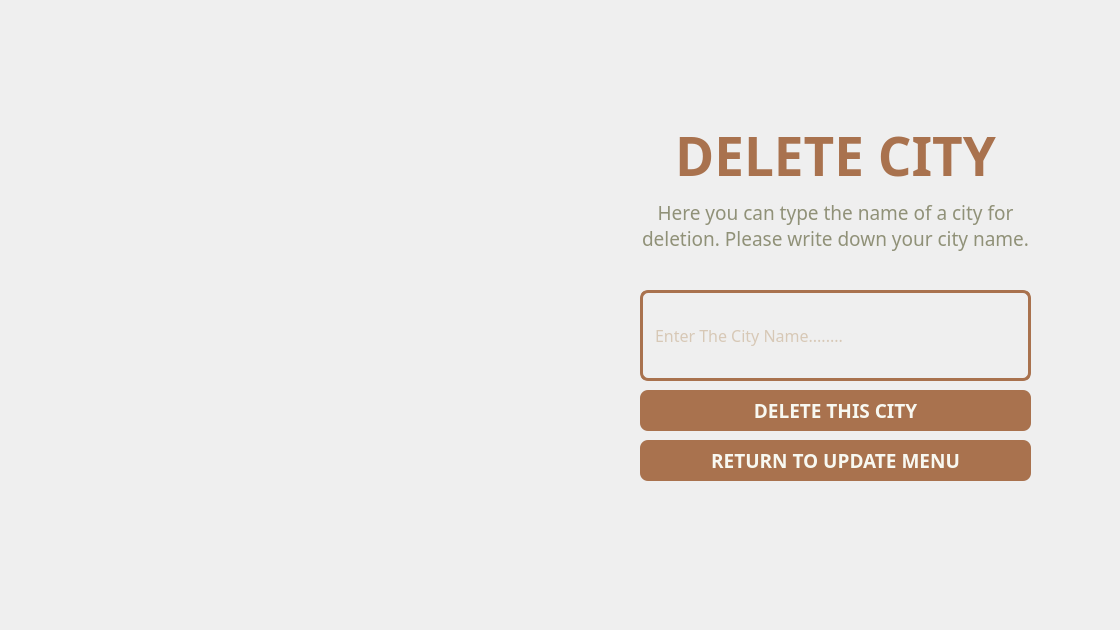
<?xml version="1.0" encoding="UTF-8"?>
<ui version="4.0">
 <class>delete_city</class>
 <widget class="QWidget" name="delete_city">
  <property name="geometry">
   <rect>
    <x>0</x>
    <y>0</y>
    <width>1120</width>
    <height>630</height>
   </rect>
  </property>
  <property name="minimumSize">
   <size>
    <width>1120</width>
    <height>630</height>
   </size>
  </property>
  <property name="maximumSize">
   <size>
    <width>1120</width>
    <height>630</height>
   </size>
  </property>
  <property name="windowTitle">
   <string>Mini Wasalni | Delete City</string>
  </property>
  <widget class="QLabel" name="deleteCITY_header">
   <property name="geometry">
    <rect>
     <x>650</x>
     <y>90</y>
     <width>371</width>
     <height>131</height>
    </rect>
   </property>
   <property name="font">
    <font>
     <family>Dosis</family>
     <pointsize>40</pointsize>
     <bold>true</bold>
    </font>
   </property>
   <property name="styleSheet">
    <string notr="true">QLabel {
		color: #A9724E;
}</string>
   </property>
   <property name="text">
    <string>DELETE CITY</string>
   </property>
   <property name="alignment">
    <set>Qt::AlignCenter</set>
   </property>
  </widget>
  <widget class="QPushButton" name="deleteCITY_deleteButton">
   <property name="geometry">
    <rect>
     <x>640</x>
     <y>390</y>
     <width>391</width>
     <height>41</height>
    </rect>
   </property>
   <property name="maximumSize">
    <size>
     <width>500</width>
     <height>100</height>
    </size>
   </property>
   <property name="font">
    <font>
     <family>Dosis</family>
     <pointsize>14</pointsize>
     <bold>true</bold>
    </font>
   </property>
   <property name="styleSheet">
    <string notr="true">QPushButton {
		color: #F8F8F1;
		background-color: #A9724E;
		border: none;
		border-radius: 8px;
}

QPushButton:hover {
		color: #F8F8F1;
		background-color: #BFA17E;
		border: none;
		border-radius:8px;
}

QPushButton:pressed {
		color: #F8F8F1;
		background-color: #BFA17E;
		border: none;
        border-radius: 8px;
}</string>
   </property>
   <property name="text">
    <string>DELETE THIS CITY</string>
   </property>
  </widget>
  <widget class="QPushButton" name="Returntoupdate_deleteCITY">
   <property name="geometry">
    <rect>
     <x>640</x>
     <y>440</y>
     <width>391</width>
     <height>41</height>
    </rect>
   </property>
   <property name="maximumSize">
    <size>
     <width>500</width>
     <height>100</height>
    </size>
   </property>
   <property name="font">
    <font>
     <family>Dosis</family>
     <pointsize>14</pointsize>
     <bold>true</bold>
    </font>
   </property>
   <property name="styleSheet">
    <string notr="true">QPushButton {
		color: #F8F8F1;
		background-color: #A9724E;
		border: none;
		border-radius: 8px;
}

QPushButton:hover {
		color: #F8F8F1;
		background-color: #BFA17E;
		border: none;
		border-radius:8px;
}

QPushButton:pressed {
		color: #F8F8F1;
		background-color: #BFA17E;
		border: none;
        border-radius: 8px;
}</string>
   </property>
   <property name="text">
    <string>RETURN TO UPDATE MENU</string>
   </property>
  </widget>
  <widget class="QLabel" name="deleteCITY_label">
   <property name="geometry">
    <rect>
     <x>630</x>
     <y>150</y>
     <width>411</width>
     <height>151</height>
    </rect>
   </property>
   <property name="font">
    <font>
     <family>Dosis</family>
     <pointsize>14</pointsize>
    </font>
   </property>
   <property name="styleSheet">
    <string notr="true">QLabel {
		color: #909178;
}</string>
   </property>
   <property name="text">
    <string>Here you can type the name of a city for deletion. Please write down your city name.</string>
   </property>
   <property name="textFormat">
    <enum>Qt::RichText</enum>
   </property>
   <property name="alignment">
    <set>Qt::AlignCenter</set>
   </property>
   <property name="wordWrap">
    <bool>true</bool>
   </property>
  </widget>
  <widget class="QLineEdit" name="deleteCITY_lineedit">
   <property name="geometry">
    <rect>
     <x>640</x>
     <y>290</y>
     <width>391</width>
     <height>91</height>
    </rect>
   </property>
   <property name="font">
    <font>
     <family>Dosis</family>
     <pointsize>12</pointsize>
    </font>
   </property>
   <property name="styleSheet">
    <string notr="true">QLineEdit {
color:#BFA17E;
background: transparent;
border: 3px solid #A9724E;
border-radius: 8px; 
padding: 10px;
}</string>
   </property>
   <property name="inputMask">
    <string/>
   </property>
   <property name="text">
    <string/>
   </property>
   <property name="maxLength">
    <number>32767</number>
   </property>
   <property name="echoMode">
    <enum>QLineEdit::Normal</enum>
   </property>
   <property name="placeholderText">
    <string>Enter The City Name........</string>
   </property>
  </widget>
 </widget>
 <resources/>
 <connections/>
</ui>
